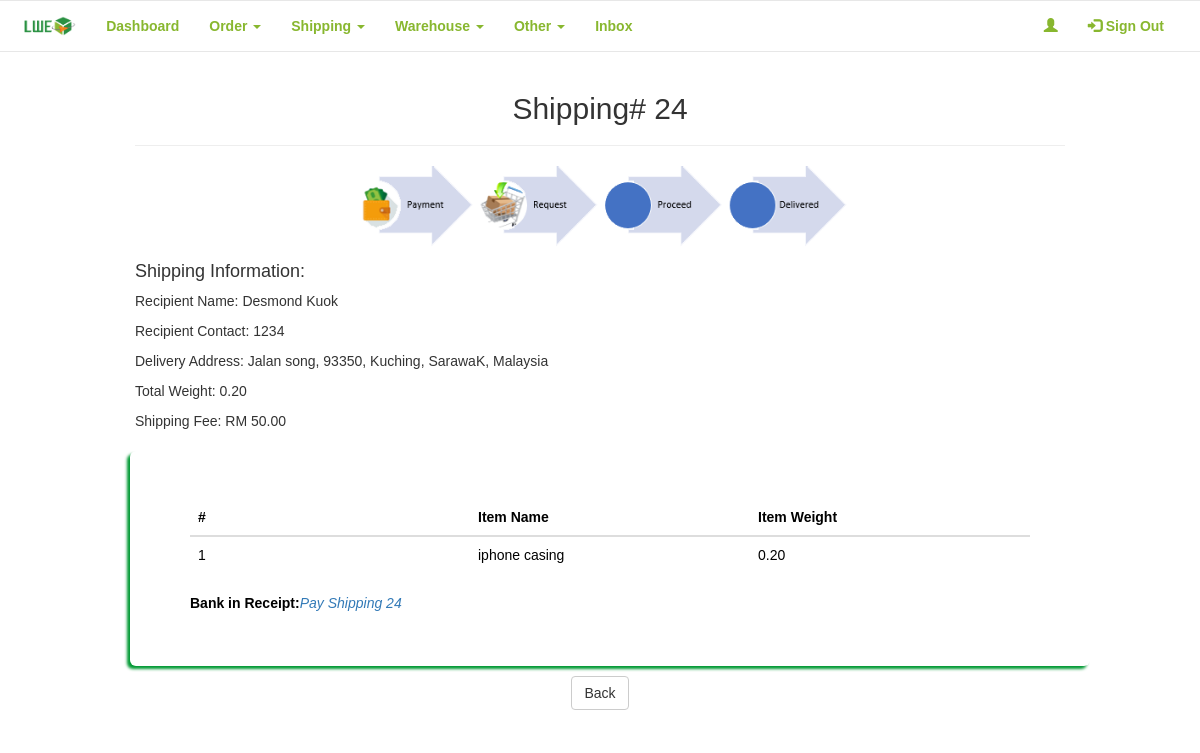
The page /LWE_Buy/admin/shippinglrview.php?shipping_id=24 on the database its author committed.
### tables this page shows
CREATE TABLE `shipping` (
  `s_id` int(11) NOT NULL,
  `user_id` int(11) NOT NULL,
  `recipient_name` varchar(50) NOT NULL,
  `recipient_contact` varchar(15) NOT NULL,
  `a_id` int(11) NOT NULL,
  `weight` decimal(10,2) NOT NULL,
  `price` decimal(10,2) NOT NULL,
  `status` text NOT NULL,
  `datetime` timestamp NOT NULL DEFAULT CURRENT_TIMESTAMP ON UPDATE CURRENT_TIMESTAMP,
  `tracking_code` varchar(25) DEFAULT NULL
);

CREATE TABLE `address` (
  `a_id` int(11) NOT NULL,
  `user_id` int(11) NOT NULL,
  `address` varchar(100) NOT NULL,
  `state` varchar(20) NOT NULL,
  `city` varchar(20) NOT NULL,
  `country` varchar(20) NOT NULL,
  `postcode` int(10) NOT NULL
);

CREATE TABLE `item` (
  `i_id` int(11) NOT NULL,
  `s_id` int(11) NOT NULL,
  `from_id` varchar(20) NOT NULL,
  `name` varchar(50) NOT NULL,
  `order_code` varchar(25) NOT NULL,
  `weight` decimal(10,2) DEFAULT NULL,
  `datetime` timestamp NOT NULL DEFAULT CURRENT_TIMESTAMP ON UPDATE CURRENT_TIMESTAMP,
  `shipping_id` int(11) DEFAULT NULL,
  `action` varchar(15) NOT NULL
);

CREATE TABLE `payment` (
  `p_id` int(11) NOT NULL,
  `user_id` int(11) NOT NULL,
  `datetime` timestamp NOT NULL DEFAULT CURRENT_TIMESTAMP ON UPDATE CURRENT_TIMESTAMP,
  `title` varchar(45) NOT NULL,
  `amount` decimal(10,2) DEFAULT NULL,
  `file` varchar(150) NOT NULL,
  `type` varchar(30) DEFAULT NULL,
  `status` varchar(20) NOT NULL,
  `from_order` int(11) DEFAULT NULL,
  `from_shipping` int(11) DEFAULT NULL
);

### LWE_Buy/admin/shippinglrview.php (the view, shortened to what this page needs)
<?php
require_once '../connection/config.php';
$shipping_id = $_GET['shipping_id'];
$counter = 0;
$query = "SELECT *
          FROM users us
          JOIN shipping s
          ON s.user_id = us.user_id
          WHERE s_id = '$shipping_id'
          ";
$result = mysqli_query($con, $query);
$results = mysqli_fetch_assoc($result);
$address = $results['a_id'];
$query1 = "SELECT *
          FROM address
          WHERE a_id = '$address'
          ";
$result1 = mysqli_query($con, $query1);
$results1 = mysqli_fetch_assoc($result1);
$query2 = "SELECT *
           FROM item
           WHERE shipping_id = '$shipping_id'";
$result2 = mysqli_query($con, $query2);
$query3 = "SELECT *
           FROM payment
           WHERE from_shipping='$shipping_id'";
$result3 = mysqli_query($con, $query3);
$results3 = mysqli_fetch_assoc($result3);
?>
<!DOCTYPE html>
<html data-ng-app="myApp">
    <head>
        <link rel="stylesheet" href="https://maxcdn.bootstrapcdn.com/bootstrap/3.3.7/css/bootstrap.min.css">
        <link href="../frameworks/css/style.css" rel="stylesheet"/>
    </head>
    <body>
        <center>
            <div class="row">
                <?php include_once('nav.php')?>
            </div>
            <div class="container">
                <h2>Shipping# <?php echo $_GET['shipping_id']; ?></h2>
                <hr/>
                <img src="../resources/timeline/request.PNG" alt="timeline" width="500px"/>
            </div>
        </center>
        <section class="content">
            <div class="container">
                <div class="row">
                    <div class="col-xs-12 col-md-12 col-lg-12">
                        <h4>Shipping Information: </h4>
                        <p>Recipient Name: <?php echo $results['recipient_name']; ?></p>
                        <p>Recipient Contact: <?php echo $results['recipient_contact']; ?></p>
                        <p>Delivery Address: <?php echo $results1['address']; ?>, <?php echo $results1["postcode"]; ?>, <?php echo $results1["city"]; ?>, <?php echo $results1["state"]; ?>, <?php echo $results1["country"]; ?></p>
                        <p>Total Weight: <?php echo $results['weight']; ?></p>
                        <p>Shipping Fee: RM <?php echo $results['price']; ?></p>
                    </div>
                </div>
                <div class="row">
                    <div class="col-xs-12 col-md-12 col-lg-12 jumbotron">
                        <table class="table thead-bordered table-hover">
                            <thead>
                                <tr>
                                    <th width="33%">#</th>
                                    <th width="33%">Item Name</th>
                                    <th width="33%">Item Weight</th>
                                </tr>
                            </thead>
                            <?php
                                if(mysqli_num_rows($result2) > 0)
                                {
                                    $counter++;
                                    while($row = mysqli_fetch_array($result2))
                                    {
                                        ?>
                                        <tbody>
                                            <tr>
                                                <td><?php echo $counter; ?></td>
                                                <td><?php echo $row['name']; ?></td>
                                                <td><?php echo $row['weight']; ?></td>
                                            </tr>
                                        </tbody>
                                        <?php
                                    }
                                }else{
                                ?>
                                    <p>There is no item ready to ship.</p>
                                <?php
                                }
                            ?>
                        </table>
                        <?php
                            if($results3 > 0){
                                ?>
                                    <tfoot>
                                        <tr>
                                            <td>
                                                <label style="float: left;">Bank in Receipt:</label> <em style="float:left;">
                                                <a href="#" class="pop">
                                                    <img src="../resources/img/receipts/<?php echo $results3['file']; ?>" style="width: 0px; height: 0px;"><?php echo $results3['title']; ?>
                                                </a></em>
                                            </td>
                                        </tr>
                                    </tfoot>
                                <?php
                            }else{
                            }
                        ?>
                    </div>
                    <center style="padding-bottom:15px;">
                        <a href="javascript:history.go(-1)"  class="btn btn-default" name="back">Back</a>
                    </center>
                </div>
            </div>
        </section>
    </body>
</html>

### LWE_Buy/frameworks/css/style.css (style rules this page uses)
html, body { height: 100%; }
body { background-image: url("../../resources/img/bg.jpg"); font-family: sans-serif; overflow-x: hidden; }
.container { width: 80%; margin: 0px auto 5px auto;; min-height: 57%; }
.jumbotron { margin: 10px; background: #fff; border-radius: 5px; color: #000; box-shadow: -3px 3px 3px #009933; }

### rows shown on the page
shipping: recipient_name "Desmond Kuok", recipient_contact "1234", weight "0.20", price "50.00"
address: address "Jalan song", postcode "93350", city "Kuching", state "SarawaK", country "Malaysia"
item: counter "1", name "iphone casing", weight "0.20"
payment: title "Pay Shipping 24"

### other values the page prints
$_GET['shipping_id'] "24"
